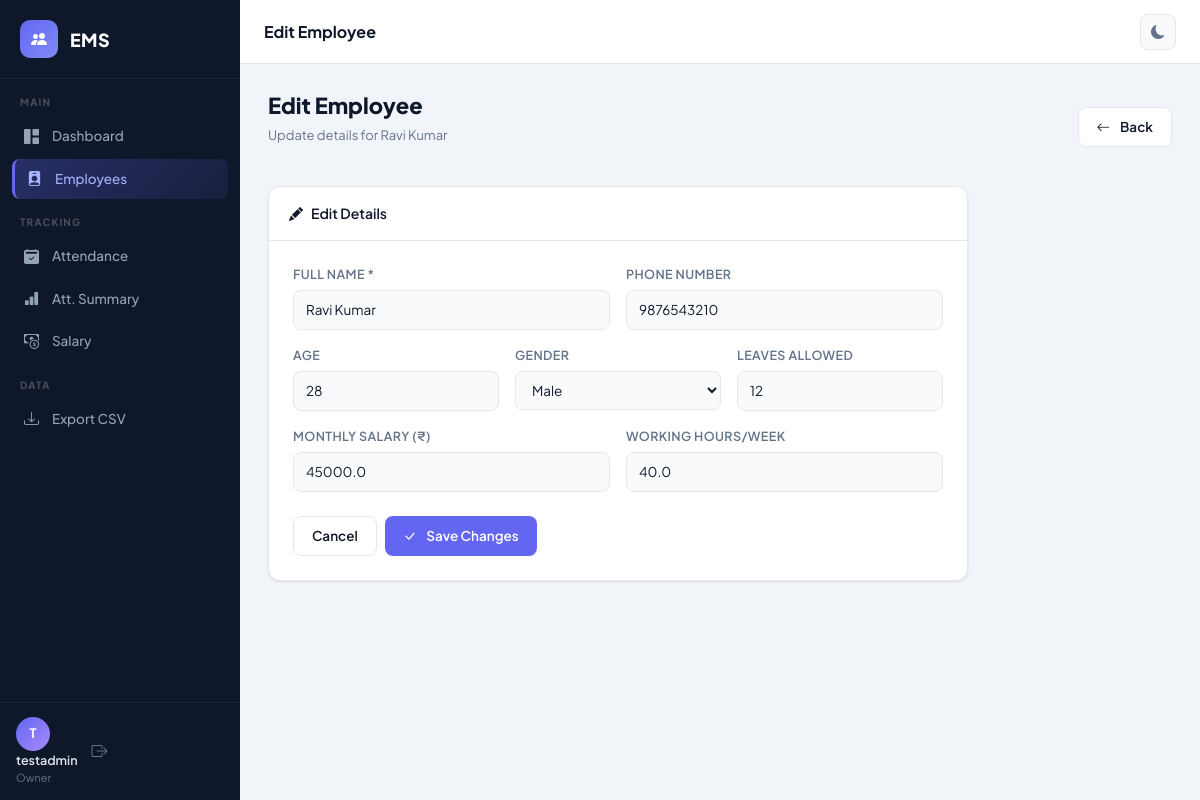
Page /employees/edit/1 (signed in) on the committed database.
### tables this page shows
CREATE TABLE employees (
            id INTEGER PRIMARY KEY AUTOINCREMENT,
            name TEXT NOT NULL,
            phone TEXT,
            age INTEGER,
            gender TEXT,
            salary REAL,
            leaves INTEGER DEFAULT 0,
            working_hours REAL DEFAULT 40,
            user_id INTEGER,
            created_at TEXT DEFAULT CURRENT_TIMESTAMP,
            FOREIGN KEY (user_id) REFERENCES users(id)
        );

### app.py (the view, shortened to what this page needs)
@app.route('/employees/edit/<int:emp_id>', methods=['GET', 'POST'])
@login_required
def edit_employee(emp_id):
    uid = get_current_user_id()
    conn = get_db()
    emp = conn.execute(
        'SELECT * FROM employees WHERE id=? AND user_id=?', (emp_id, uid)).fetchone()
    conn.close()
    if not emp:
        return redirect(url_for('employees'))
    return render_template('edit_employee.html', emp=emp)

### app.py (called while the page is built)
def get_db():
    conn = sqlite3.connect(DB_PATH)
    conn.row_factory = sqlite3.Row  # allows dict-like access
    return conn

def login_required(f):
    @wraps(f)
    def decorated(*args, **kwargs):
        if 'user_id' not in session:
            return redirect(url_for('login'))
        return f(*args, **kwargs)
    return decorated

def get_current_user_id():
    return session.get('user_id')

### templates/edit_employee.html (shortened to what this page needs)
{% extends "base.html" %}
{% block page_title %}Edit Employee{% endblock %}
{% block content %}
<div class="page-header">
  <div>
    <h2 class="page-h2">Edit Employee</h2>
    <p class="page-sub">Update details for {{ emp['name'] }}</p>
  </div>
  <a href="{{ url_for('employees') }}" class="btn-secondary-custom">
    <i class="bi bi-arrow-left me-1"></i> Back
  </a>
</div>
<div class="card-custom" style="max-width:700px">
  <div class="card-header-custom">
    <span><i class="bi bi-pencil-fill me-2"></i>Edit Details</span>
  </div>
  <div class="p-4">
    <form method="POST">
      <div class="row g-3">
        <div class="col-md-6">
          <label class="form-label-custom">Full Name *</label>
          <input type="text" name="name" class="form-input" value="{{ emp['name'] }}" required/>
        </div>
        <div class="col-md-6">
          <label class="form-label-custom">Phone Number</label>
          <input type="text" name="phone" class="form-input" value="{{ emp['phone'] or '' }}"/>
        </div>
        <div class="col-md-4">
          <label class="form-label-custom">Age</label>
          <input type="number" name="age" class="form-input" value="{{ emp['age'] }}" min="16" max="80"/>
        </div>
        <div class="col-md-4">
          <label class="form-label-custom">Gender</label>
          <select name="gender" class="form-input">
            <option value="Male" {% if emp['gender']=='Male' %}selected{% endif %}>Male</option>
          </select>
        </div>
        <div class="col-md-4">
          <label class="form-label-custom">Leaves Allowed</label>
          <input type="number" name="leaves" class="form-input" value="{{ emp['leaves'] }}" min="0"/>
        </div>
        <div class="col-md-6">
          <label class="form-label-custom">Monthly Salary (₹)</label>
          <input type="number" name="salary" class="form-input" value="{{ emp['salary'] }}" step="0.01"/>
        </div>
        <div class="col-md-6">
          <label class="form-label-custom">Working Hours/Week</label>
          <input type="number" name="working_hours" class="form-input" value="{{ emp['working_hours'] }}" step="0.5"/>
        </div>
      </div>
      <div class="mt-4 d-flex gap-2">
        <a href="{{ url_for('employees') }}" class="btn-secondary-custom">Cancel</a>
        <button type="submit" class="btn-primary-custom">
          <i class="bi bi-check-lg me-1"></i>Save Changes
        </button>
      </div>
    </form>
  </div>
</div>
{% endblock %}

### static/css/style.css (style rules this page uses)
:root { --bg-page: #f1f5f9; --bg-card: #ffffff; --bg-sidebar: #0f172a; --bg-hover: #1e293b; --bg-input: #f8fafc; --bg-modal: #ffffff; --text-primary: #0f172a; --text-secondary:#64748b; --text-sidebar: #94a3b8; --text-sidebar-a:#ffffff; --border: #e2e8f0; --border-focus: #6366f1; --accent: #6366f1; --accent-hover: #4f46e5; --accent-light: #eef2ff; --blue: #3b82f6; --blue-light: #eff6ff; --green: #22c55e; --green-light: #f0fdf4; --orange: #f97316; --orange-light: #fff7ed; --purple: #a855f7; --purple-light: #faf5ff; --red: #ef4444; --red-light: #fef2f2; --shadow-sm: 0 1px 3px rgba(0,0,0,.06), 0 1px 2px rgba(0,0,0,.04); --shadow-md: 0 4px 16px rgba(0,0,0,.08); --shadow-lg: 0 10px 40px rgba(0,0,0,.12); --radius: 12px; --radius-sm: 8px; --sidebar-w: 240px; --topbar-h: 64px; --transition: 0.2s ease; }
*, *::before, *::after { box-sizing: border-box; margin: 0; padding: 0; }
html { scroll-behavior: smooth; }
body { font-family: 'Plus Jakarta Sans', sans-serif; background: var(--bg-page); color: var(--text-primary); transition: background var(--transition), color var(--transition); min-height: 100vh; }
.card-custom { background: var(--bg-card); border: 1px solid var(--border); border-radius: var(--radius); box-shadow: var(--shadow-sm); overflow: hidden; }
.card-header-custom { display: flex; align-items: center; justify-content: space-between; padding: 16px 20px; border-bottom: 1px solid var(--border); font-weight: 600; font-size: 14px; color: var(--text-primary); }
.btn-primary-custom { display: inline-flex; align-items: center; gap: 6px; padding: 9px 18px; background: var(--accent); color: white; border: none; border-radius: var(--radius-sm); font-size: 13.5px; font-weight: 600; cursor: pointer; text-decoration: none; transition: all var(--transition); font-family: inherit; }
.btn-secondary-custom { display: inline-flex; align-items: center; gap: 6px; padding: 9px 18px; background: var(--bg-card); color: var(--text-primary); border: 1px solid var(--border); border-radius: var(--radius-sm); font-size: 13.5px; font-weight: 600; cursor: pointer; text-decoration: none; transition: all var(--transition); font-family: inherit; }
.form-input { width: 100%; padding: 9px 12px; background: var(--bg-input); border: 1.5px solid var(--border); border-radius: var(--radius-sm); color: var(--text-primary); font-size: 13.5px; font-family: inherit; transition: border-color var(--transition), box-shadow var(--transition); outline: none; }
.form-label-custom { display: block; font-size: 12.5px; font-weight: 600; color: var(--text-secondary); margin-bottom: 6px; text-transform: uppercase; letter-spacing: 0.4px; }
.page-header { display: flex; align-items: center; justify-content: space-between; margin-bottom: 24px; flex-wrap: wrap; gap: 12px; }
.page-h2 { font-size: 22px; font-weight: 800; color: var(--text-primary); }
.page-sub { font-size: 13px; color: var(--text-secondary); margin-top: 2px; }

### rows in the picture
employees: name "Ravi Kumar", phone "9876543210", age "28", gender "Male", leaves "12", salary "45000.0", working_hours "40.0"

### other values in the picture
{{ session.username[0].upper() }} "T"
{{ session.username }} "testadmin"
